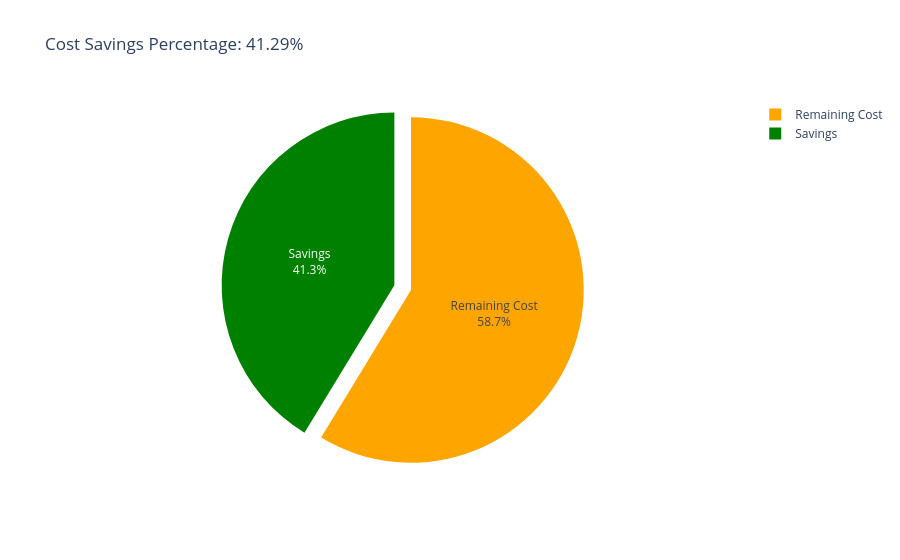

The notebook cell saved with this chart:
### Code cell
import plotly.graph_objs as go

labels = ['Savings', 'Remaining Cost']
values = [original_cost - optimal_cost, optimal_cost]
savings_percent = (original_cost - optimal_cost) / original_cost * 100

fig = go.Figure(data=[go.Pie(labels=labels, values=values)])
fig.update_traces(textinfo='label+percent', pull=[0.1, 0], marker=dict(colors=['green', 'orange']))
fig.update_layout(title=f'Cost Savings Percentage: {savings_percent:.2f}%')
fig.show()

### Figure 1 — Plotly figure (JSON) as saved in the notebook; plotly's stock layout.template omitted (floating-point values rounded to 4 significant figures)
{"data": [{"labels": ["Savings", "Remaining Cost"], "marker": {"colors": ["green", "orange"]}, "pull": [0.1, 0], "textinfo": "label+percent", "type": "pie", "values": [0.2572, 0.3658]}], "layout": {"title": {"text": "Cost Savings Percentage: 41.29%"}}}
